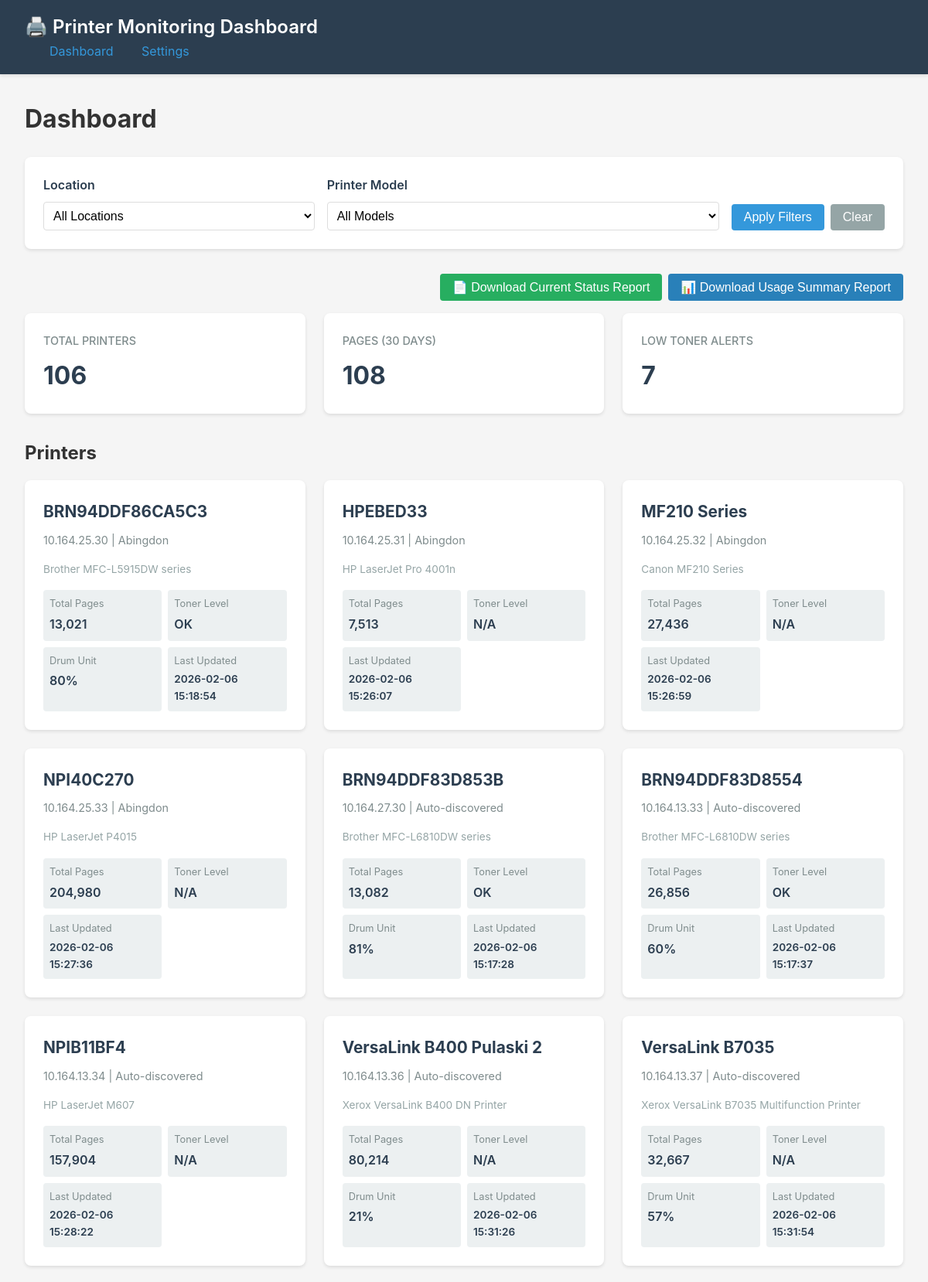
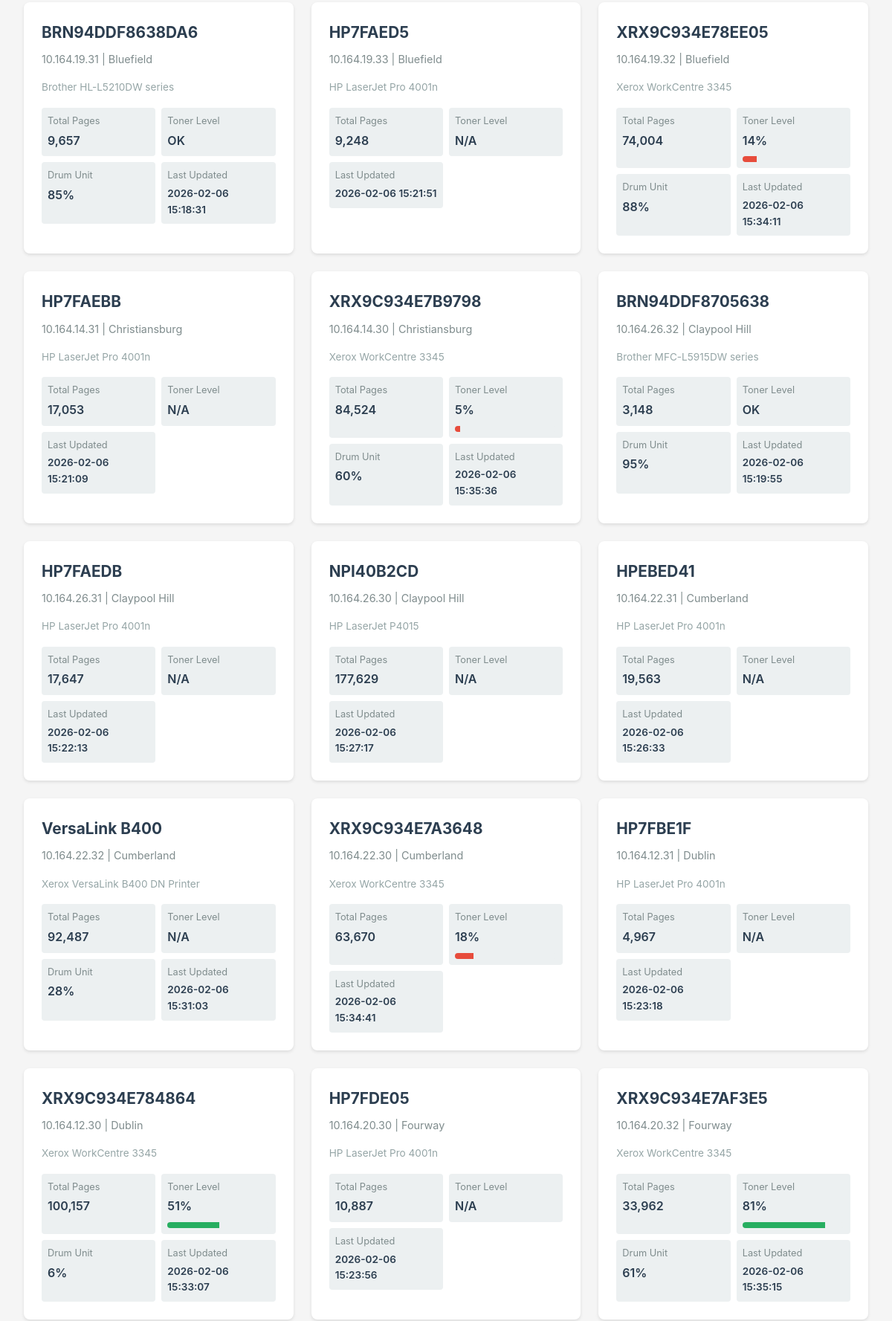
The page / (upper part) on the database its author committed (2 pictures, top to bottom).
### tables this page shows
CREATE TABLE metrics (
            id INTEGER PRIMARY KEY AUTOINCREMENT,
            printer_id INTEGER NOT NULL,
            timestamp TIMESTAMP DEFAULT CURRENT_TIMESTAMP,
            total_pages INTEGER,
            toner_level_pct INTEGER,
            toner_status TEXT,
            drum_level_pct INTEGER,
            device_status INTEGER,
            FOREIGN KEY (printer_id) REFERENCES printers (id)
        );

CREATE TABLE printers (
            id INTEGER PRIMARY KEY AUTOINCREMENT,
            ip TEXT UNIQUE NOT NULL,
            name TEXT NOT NULL,
            location TEXT,
            model TEXT,
            first_seen TIMESTAMP DEFAULT CURRENT_TIMESTAMP
        );

### printer_web_dashboard.py (the view)
@app.route('/')
def index():
    location_filter = request.args.get('location')
    model_filter = request.args.get('model')
    printers = get_all_printers(location_filter, model_filter)
    stats = get_total_stats(location_filter, model_filter)
    locations = get_all_locations()
    models = get_all_models()
    return render_template('dashboard.html',
                         printers=printers,
                         stats=stats,
                         locations=locations,
                         models=models,
                         current_location=location_filter,
                         current_model=model_filter)

### printer_web_dashboard.py (called while the page is built)
def get_db_connection():
    conn = sqlite3.connect(DATABASE_FILE)
    conn.row_factory = sqlite3.Row  # Return rows as dictionaries
    return conn

def get_all_locations():
    conn = get_db_connection()
    cursor = conn.cursor()
    cursor.execute('SELECT DISTINCT location FROM printers ORDER BY location')
    locations = [row['location'] for row in cursor.fetchall()]
    conn.close()
    return locations

def get_all_models():
    conn = get_db_connection()
    cursor = conn.cursor()
    cursor.execute('SELECT DISTINCT model FROM printers WHERE model IS NOT NULL ORDER BY model')
    models = [row['model'] for row in cursor.fetchall()]
    conn.close()
    return models

### templates/dashboard.html (shortened to what this page needs)
{% extends "base.html" %}
{% block content %}
<h1 style="margin-bottom: 1.5rem;">Dashboard</h1>
<div class="filters">
    <div class="filter-group">
        <label for="location-filter">Location</label>
        <select id="location-filter">
            <option value="">All Locations</option>
        </select>
    </div>
    <div class="filter-group">
        <label for="model-filter">Printer Model</label>
        <select id="model-filter">
            <option value="">All Models</option>
        </select>
    </div>
    <div class="filter-buttons">
        <button class="btn" onclick="applyFilters()">Apply Filters</button>
        <button class="btn" onclick="clearFilters()" style="background: #95a5a6;">Clear</button>
    </div>
</div>
<div style="margin-bottom: 1rem; text-align: right; display: flex; gap: 0.5rem; justify-content: flex-end;">
    <button class="btn" onclick="downloadReport()" style="background: #27ae60;">
        📄 Download Current Status Report
    </button>
    <button class="btn" onclick="downloadUsageSummary()" style="background: #2980b9;">
        📊 Download Usage Summary Report
    </button>
</div>
<div class="stats-grid">
    <div class="stat-card">
        <h3>Total Printers</h3>
        <div class="value">{{ stats.total_printers }}</div>
    </div>
    <div class="stat-card">
        <h3>Pages (30 Days)</h3>
        <div class="value">{{ "{:,}".format(stats.total_pages_30_days) }}</div>
    </div>
    <div class="stat-card">
        <h3>Low Toner Alerts</h3>
        <div class="value {% if stats.low_toner_count > 0 %}status-warning{% endif %}">
            {{ stats.low_toner_count }}
        </div>
    </div>
</div>
<h2 style="margin-bottom: 1rem;">
    Printers
</h2>
<div class="printer-grid">
    {% for printer in printers %}
    <div class="printer-card" onclick="window.location='/printer/{{ printer.id }}'">
        <h2>{{ printer.name }}</h2>
        <div class="meta">
            {{ printer.ip }} | {{ printer.location }}
        </div>
        {% if printer.model %}
        <div class="meta" style="font-size: 0.85rem; color: #95a5a6;">
            {{ printer.model }}
        </div>
        {% endif %}
        <div class="metrics">
            <div class="metric">
                <label>Total Pages</label>
                <value>{{ "{:,}".format(printer.total_pages) if printer.total_pages else 'N/A' }}</value>
            </div>
            <div class="metric">
                <label>Toner Level</label>
                {% if printer.toner_level_pct is not none %}
                    <value class="{% if printer.toner_level_pct < 20 %}status-critical{% elif printer.toner_level_pct < 50 %}status-warning{% else %}status-ok{% endif %}">
                        {{ printer.toner_level_pct }}%
                    </value>
                    <div class="toner-bar">
                        <div class="toner-bar-fill {% if printer.toner_level_pct < 20 %}toner-low{% elif printer.toner_level_pct < 50 %}toner-medium{% else %}toner-high{% endif %}"
                             style="width: {{ printer.toner_level_pct }}%"></div>
                    </div>
                {% elif printer.toner_status %}
                    <value class="status-ok">{{ printer.toner_status }}</value>
                {% else %}
                    <value>N/A</value>
                {% endif %}
            </div>
            {% if printer.drum_level_pct is not none %}
            <div class="metric">
                <label>Drum Unit</label>
                <value class="{% if printer.drum_level_pct < 20 %}status-critical{% elif printer.drum_level_pct < 50 %}status-warning{% else %}status-ok{% endif %}">
                    {{ printer.drum_level_pct }}%
                </value>
            </div>
            {% endif %}
            <div class="metric">
                <label>Last Updated</label>
                <value style="font-size: 0.85rem;">
                    {{ printer.last_updated.split('.')[0] if printer.last_updated else 'Never' }}
                </value>
            </div>
        </div>
    </div>
    {% endfor %}
</div>
{% endblock %}

### templates/base.html (shortened to what this page needs)
<!DOCTYPE html>
<html lang="en">
<head>
</head>
<body>
    <nav class="navbar">
        <h1>🖨️ Printer Monitoring Dashboard</h1>
        <a href="/">Dashboard</a>
        <a href="/settings">Settings</a>
    </nav>
    <div class="container">
        {% block content %}{% endblock %}
    </div>
</body>
</html>

### templates/base.html (style rules this page uses)
* { margin: 0; padding: 0; box-sizing: border-box; }
body { font-family: -apple-system, BlinkMacSystemFont, 'Segoe UI', Roboto, Oxygen, Ubuntu, sans-serif; background: #f5f5f5; color: #333; line-height: 1.6; }
.navbar { background: #2c3e50; color: white; padding: 1rem 2rem; box-shadow: 0 2px 4px rgba(0,0,0,0.1); }
.navbar h1 { font-size: 1.5rem; font-weight: 600; }
.navbar a { color: #3498db; text-decoration: none; margin-left: 2rem; }
.container { max-width: 1200px; margin: 2rem auto; padding: 0 2rem; }
.stats-grid { display: grid; grid-template-columns: repeat(auto-fit, minmax(250px, 1fr)); gap: 1.5rem; margin-bottom: 2rem; }
.stat-card { background: white; padding: 1.5rem; border-radius: 8px; box-shadow: 0 2px 4px rgba(0,0,0,0.1); }
.stat-card h3 { color: #7f8c8d; font-size: 0.9rem; font-weight: 500; margin-bottom: 0.5rem; text-transform: uppercase; }
.stat-card .value { font-size: 2rem; font-weight: 700; color: #2c3e50; }
.printer-grid { display: grid; grid-template-columns: repeat(auto-fill, minmax(300px, 1fr)); gap: 1.5rem; }
.printer-card { background: white; padding: 1.5rem; border-radius: 8px; box-shadow: 0 2px 4px rgba(0,0,0,0.1); transition: transform 0.2s, box-shadow 0.2s; cursor: pointer; }
.printer-card h2 { color: #2c3e50; font-size: 1.3rem; margin-bottom: 0.5rem; }
.printer-card .meta { color: #7f8c8d; font-size: 0.9rem; margin-bottom: 1rem; }
.printer-card .metrics { display: grid; grid-template-columns: 1fr 1fr; gap: 0.5rem; }
.metric { padding: 0.5rem; background: #ecf0f1; border-radius: 4px; }
.metric label { display: block; font-size: 0.8rem; color: #7f8c8d; margin-bottom: 0.2rem; }
.metric value { display: block; font-weight: 600; color: #2c3e50; }
.status-ok { color: #27ae60; }
.status-warning { color: #f39c12; }
.status-critical { color: #e74c3c; }
.toner-bar { height: 8px; background: #ecf0f1; border-radius: 4px; overflow: hidden; margin-top: 0.5rem; }
.toner-bar-fill { height: 100%; transition: width 0.3s; }
.toner-high { background: #27ae60; }
.toner-low { background: #e74c3c; }
.btn { display: inline-block; padding: 0.5rem 1rem; background: #3498db; color: white; text-decoration: none; border-radius: 4px; border: none; cursor: pointer; font-size: 1rem; transition: background 0.2s; }

### templates/dashboard.html (style rules this page uses)
.filters { background: white; padding: 1.5rem; border-radius: 8px; box-shadow: 0 2px 4px rgba(0,0,0,0.1); margin-bottom: 2rem; display: grid; grid-template-columns: 1fr 1fr auto; gap: 1rem; align-items: end; }
.filter-group { display: flex; flex-direction: column; }
.filter-group label { font-weight: 600; margin-bottom: 0.5rem; color: #2c3e50; }
.filter-group select { padding: 0.5rem; border: 1px solid #ddd; border-radius: 4px; font-size: 1rem; background: white; cursor: pointer; }
.filter-buttons { display: flex; gap: 0.5rem; }

### rows shown on the page
metrics: name "BRN94DDF86CA5C3", ip "10.164.25.30", location "Abingdon", model "Brother MFC-L5915DW series", total_pages "13,021", toner_status "OK", drum_level_pct "80", last_updated "2026-02-06 15:18:54"
metrics: name "HPEBED33", ip "10.164.25.31", location "Abingdon", model "HP LaserJet Pro 4001n", total_pages "7,513", shows "N/A", last_updated "2026-02-06 15:26:07"
metrics: name "MF210 Series", ip "10.164.25.32", location "Abingdon", model "Canon MF210 Series", total_pages "27,436", shows "N/A", last_updated "2026-02-06 15:26:59"
metrics: name "NPI40C270", ip "10.164.25.33", location "Abingdon", model "HP LaserJet P4015", total_pages "204,980", shows "N/A", last_updated "2026-02-06 15:27:36"
metrics: name "BRN94DDF83D853B", ip "10.164.27.30", location "Auto-discovered", model "Brother MFC-L6810DW series", total_pages "13,082", toner_status "OK", drum_level_pct "81", last_updated "2026-02-06 15:17:28"
metrics: name "BRN94DDF83D8554", ip "10.164.13.33", location "Auto-discovered", model "Brother MFC-L6810DW series", total_pages "26,856", toner_status "OK", drum_level_pct "60", last_updated "2026-02-06 15:17:37"
metrics: name "NPIB11BF4", ip "10.164.13.34", location "Auto-discovered", model "HP LaserJet M607", total_pages "157,904", shows "N/A", last_updated "2026-02-06 15:28:22"
metrics: name "VersaLink B400 Pulaski 2", ip "10.164.13.36", location "Auto-discovered", model "Xerox VersaLink B400 DN Printer", total_pages "80,214", shows "N/A", drum_level_pct "21", last_updated "2026-02-06 15:31:26"
metrics: name "VersaLink B7035", ip "10.164.13.37", location "Auto-discovered", model "Xerox VersaLink B7035 Multifunction Printer", total_pages "32,667", shows "N/A", drum_level_pct "57", last_updated "2026-02-06 15:31:54"
metrics: name "BRN94DDF8638DA6", ip "10.164.19.31", location "Bluefield", model "Brother HL-L5210DW series", total_pages "9,657", toner_status "OK", drum_level_pct "85", last_updated "2026-02-06 15:18:31"
metrics: name "HP7FAED5", ip "10.164.19.33", location "Bluefield", model "HP LaserJet Pro 4001n", total_pages "9,248", shows "N/A", last_updated "2026-02-06 15:21:51"
metrics: name "XRX9C934E78EE05", ip "10.164.19.32", location "Bluefield", model "Xerox WorkCentre 3345", total_pages "74,004", toner_level_pct "14", drum_level_pct "88", last_updated "2026-02-06 15:34:11"
metrics: name "HP7FAEBB", ip "10.164.14.31", location "Christiansburg", model "HP LaserJet Pro 4001n", total_pages "17,053", shows "N/A", last_updated "2026-02-06 15:21:09"
metrics: name "XRX9C934E7B9798", ip "10.164.14.30", location "Christiansburg", model "Xerox WorkCentre 3345", total_pages "84,524", toner_level_pct "5", drum_level_pct "60", last_updated "2026-02-06 15:35:36"
metrics: name "BRN94DDF8705638", ip "10.164.26.32", location "Claypool Hill", model "Brother MFC-L5915DW series", total_pages "3,148", toner_status "OK", drum_level_pct "95", last_updated "2026-02-06 15:19:55"
metrics: name "HP7FAEDB", ip "10.164.26.31", location "Claypool Hill", model "HP LaserJet Pro 4001n", total_pages "17,647", shows "N/A", last_updated "2026-02-06 15:22:13"
metrics: name "NPI40B2CD", ip "10.164.26.30", location "Claypool Hill", model "HP LaserJet P4015", total_pages "177,629", shows "N/A", last_updated "2026-02-06 15:27:17"
metrics: name "HPEBED41", ip "10.164.22.31", location "Cumberland", model "HP LaserJet Pro 4001n", total_pages "19,563", shows "N/A", last_updated "2026-02-06 15:26:33"
metrics: name "VersaLink B400", ip "10.164.22.32", location "Cumberland", model "Xerox VersaLink B400 DN Printer", total_pages "92,487", shows "N/A", drum_level_pct "28", last_updated "2026-02-06 15:31:03"
metrics: name "XRX9C934E7A3648", ip "10.164.22.30", location "Cumberland", model "Xerox WorkCentre 3345", total_pages "63,670", toner_level_pct "18", last_updated "2026-02-06 15:34:41"
metrics: name "HP7FBE1F", ip "10.164.12.31", location "Dublin", model "HP LaserJet Pro 4001n", total_pages "4,967", shows "N/A", last_updated "2026-02-06 15:23:18"
metrics: name "XRX9C934E784864", ip "10.164.12.30", location "Dublin", model "Xerox WorkCentre 3345", total_pages "100,157", toner_level_pct "51", drum_level_pct "6", last_updated "2026-02-06 15:33:07"
metrics: name "HP7FDE05", ip "10.164.20.30", location "Fourway", model "HP LaserJet Pro 4001n", total_pages "10,887", shows "N/A", last_updated "2026-02-06 15:23:56"
metrics: name "XRX9C934E7AF3E5", ip "10.164.20.32", location "Fourway", model "Xerox WorkCentre 3345", total_pages "33,962", toner_level_pct "81", drum_level_pct "61", last_updated "2026-02-06 15:35:15"

### other values the page prints
{{ stats.total_printers }} "106"
{{ "{:,}".format(stats.total_pages_30_days) }} "108"
{{ stats.low_toner_count }} "7"
